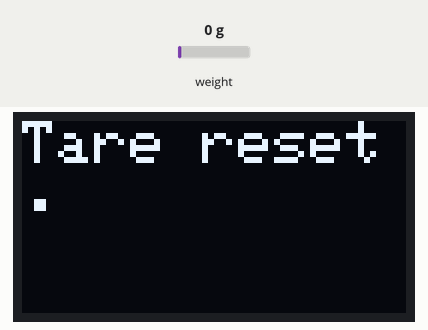
Simulated run of this program. Board: ESP32. Parts: 128×64 one-colour display. Inputs (shaded band) come from the test bench; at power-on: weight on the scale 0 g. Storage starts empty; what the program prints to the serial monitor is not drawn.

Above: at 0.6 s.
At 4.7 s:
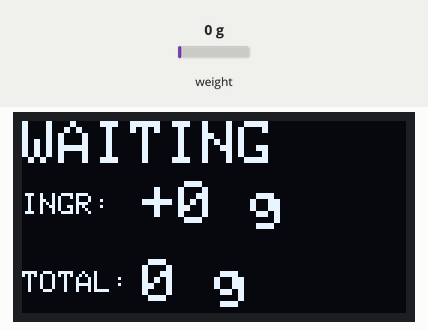
4.8 s: weight on the scale set to 9 g
6.3 s: weight on the scale set to 12 g
At 8.6 s:
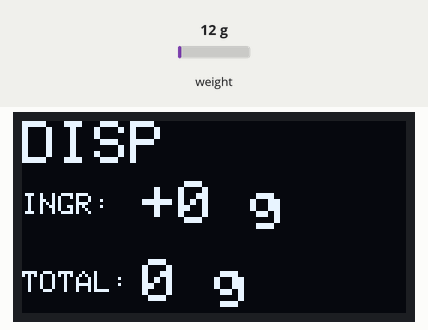
9.3 s: weight on the scale set to 100 g
At 9.73 s:
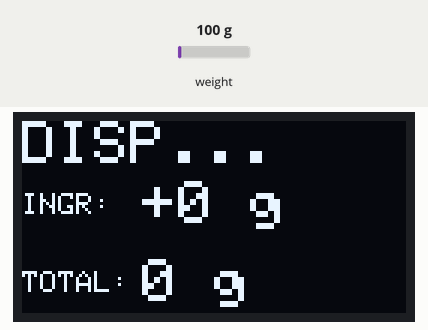
12.3 s: weight on the scale set to 1250 g
At 17.3 s:
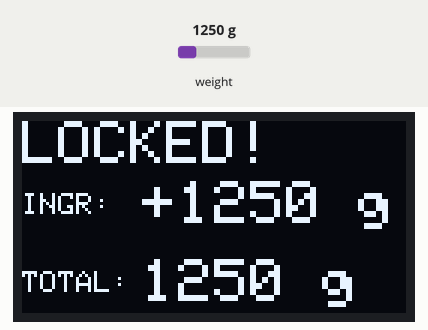
Timing chart, 0 to 18.8 s (numbered marks = the images above; inputs shaded):
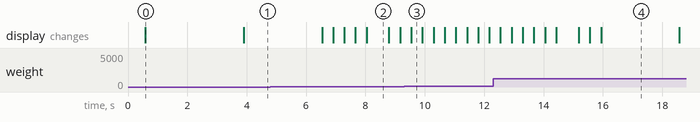

Measured:
- the behaviour switches between 10 and 11 g on weight on the scale (found by bisection; images 1 and 2)
- after the input at 4.8 s, every drawn part: stays the same
- after the input at 6.3 s, the display: changes after 0.24 s (image 2)
- what the display in image 0 shows lasts 3.3 s, from 0.6 s to 3.9 s
- what the display in image 2 shows lasts 0.8 s, from 8.0 s to 8.8 s

The program:

main.cpp
```cpp
#include <Arduino.h>
#include <Wire.h>
#include <Adafruit_GFX.h>
#include <Adafruit_SSD1306.h>
#include <HX711.h>
#include <vector>
#include <LittleFS.h>

HX711 scale;
#define DT 32
#define SCK 26

#define I2C_SCK 22
#define I2C_SDA 21

#define SCREEN_WIDTH 128
#define SCREEN_HEIGHT 64
#define OLED_RESET -1

Adafruit_SSD1306 display(SCREEN_WIDTH, SCREEN_HEIGHT, &Wire, OLED_RESET);

const float calibration_factor = 910.21;

float last_full_weight = 0.0; // полный вес до ингредиента
float last_weight = 0.0;      // вес текущего добавленного ингредиента
float temp_weight = 0.0;      // временная переменная для отслеживания изменений

std::vector<float> weights_list;   // массив для хранения весов ингредиентов

enum State {IDLE, DISPENSING, LOCKED};
State state = IDLE;

unsigned long lock_timer = 0; // таймер для блокировки веса
const unsigned long lock_time = 3000; // время для блокировки

// для вывода режима на дисплей таймер и флаг
unsigned long show_locked_timer = 0;
bool is_showing_locked = false;

String getTimeString() { // время для лога
  unsigned long totalSeconds = millis() / 1000;
  unsigned long seconds = totalSeconds % 60;
  unsigned long minutes = (totalSeconds / 60) % 60;
  unsigned long hours = (totalSeconds / 3600);
  char timeBuf[12];
  sprintf(timeBuf, "[%02lu:%02lu:%02lu]", hours, minutes, seconds);
  return String(timeBuf);
}

void setup(){
  Serial.begin(115200);
  delay(500);

  if(!LittleFS.begin(true)){
    Serial.println("LittleFS Mount Failed");
  } else {
    Serial.println("LittleFS Ready.");
  }

  Wire.begin(I2C_SDA, I2C_SCK);
  if(!display.begin(SSD1306_SWITCHCAPVCC, 0x3C)) {
    Serial.println("OLED ERROR");
    for(;;);
  }

  display.clearDisplay();
  Serial.println("oled init");

  display.setTextSize(2);
  display.setTextColor(SSD1306_WHITE);
  display.setCursor(0, 0);
  display.println("Tare reset.");
  display.display();

  scale.begin(DT, SCK);
  scale.set_scale(calibration_factor); // калибруем весы
  Serial.println("load cell init " + String(scale.is_ready() ? "OK" : "ERROR"));
  delay(2000);
  scale.tare(); // обнуляем весы
  display.clearDisplay();


  // вывод предыдущего лога
  Serial.println("\n");
  Serial.println("        PREVIOUS LOG:");
  Serial.println("\n");

  File fileRead = LittleFS.open("/log.txt", FILE_READ);
  if (!fileRead || fileRead.size() == 0) {
    Serial.println("No log found.");
  } else {
    while (fileRead.available()) {
      Serial.write(fileRead.read());
    }
    fileRead.close();
  }
  Serial.println("\n");
}


void loop() {
  float weight = scale.get_units(3);  // вес в данный момент


  if (weight < -10.0) {
    scale.tare();
    last_full_weight = 0.0;
    last_weight = 0.0;
    weights_list.clear();
  }

  if (weight > -1.5 && weight < 1.5) {
    weight = 0.0;
  }

  if (weight < 0.0) {
    weight = 0.0;
  }


  switch(state) {

    case IDLE:
      // переходим из ожидания в насыпание от 2 грамм
      if (weight - last_full_weight > 10.0) {
        Serial.println("Dispensing start...");
        temp_weight = weight;
        lock_timer = millis();
        is_showing_locked = false;
        state = DISPENSING;
      }
      break;

    case DISPENSING:
      if (abs(weight - temp_weight) < 1.0) { // если изменение веса меньше 1 грамма то включаем таймер
        if (millis() - lock_timer >= lock_time) {
          state = LOCKED; // если 3 сек изменение меньше грамма то блокируем
        }
      } else {
        temp_weight = weight;
        lock_timer = millis();
      }
      break;

    case LOCKED:
      last_weight = weight - last_full_weight;
      last_full_weight = weight;

      weights_list.push_back(last_weight);

      // логирование
      String logEntry = getTimeString() + " #" + String(weights_list.size()) +
                        " | Added: " + String(last_weight, 1) + " g" +
                        " | Total: " + String(last_full_weight, 1) + " g";
      Serial.println(logEntry);

      File file = LittleFS.open("/log.txt", FILE_APPEND);
      if(file){
        file.println(logEntry);
        file.close();
      }

      is_showing_locked = true;
      show_locked_timer = millis();
      state = IDLE;
      break;
  }

  // вывод на дисплей
  display.clearDisplay();

  display.setTextSize(2);
  display.setTextColor(SSD1306_WHITE);
  display.setCursor(0, 0);

  if (is_showing_locked) {
    display.print("LOCKED!");
    if (millis() - show_locked_timer > 2000) {
      is_showing_locked = false;
    }
  }
  else if (state == DISPENSING) {
    int dots = (millis() / 400) % 4;
    String dispText = "DISP";
    for(int i = 0; i < dots; i++) {
      dispText += "."; // бегающие точки для красоты
    }
    display.print(dispText);
  }
  else {
    display.print("WAITING");
  }

  display.setTextSize(1);
  display.setCursor(0, 24);
  display.print("INGR:");
  display.setTextSize(2);
  display.setCursor(40, 20);
  display.print("+");
  display.print(last_weight, 0);
  display.print(" g");

  display.setTextSize(1);
  display.setCursor(0, 50);
  display.print("TOTAL:");
  display.setTextSize(2);
  display.setCursor(40, 46);
  display.print(last_full_weight, 0);
  display.print(" g");

  display.display();

  delay(50);
}
```
